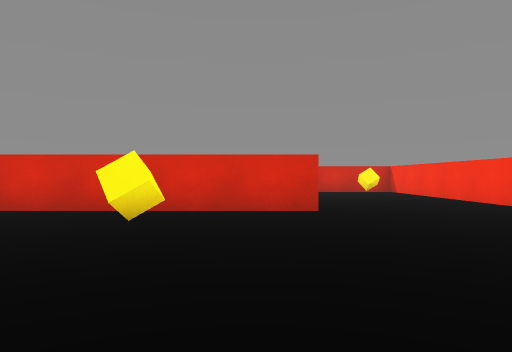
View 1 (above)

24 first-person views from a walk through a 3-D level made in the Unity game engine. The camera is 0.62 m above the floor, looks level and sees 70° across. The floor is counted in squares, 1 m on a side. Each view is taken from the middle of a square. On the plan, view 1 faces up. The plan holds only what a view shows up to about 10 squares ahead; the rest is blank. The player is left out.

View 2
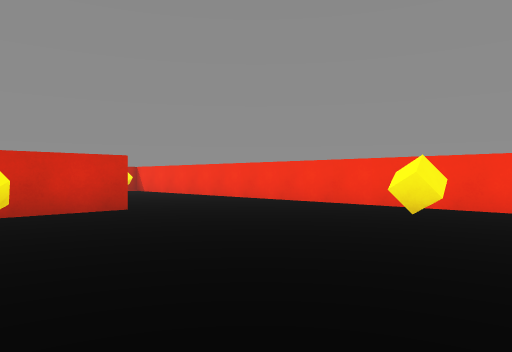

View 3
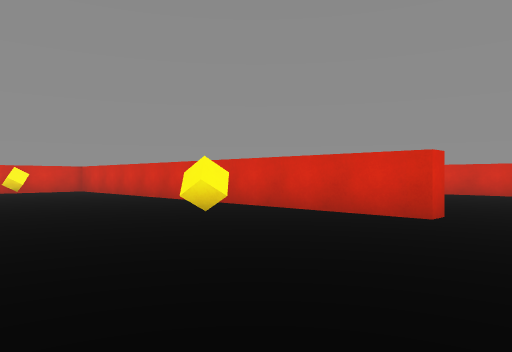

View 4
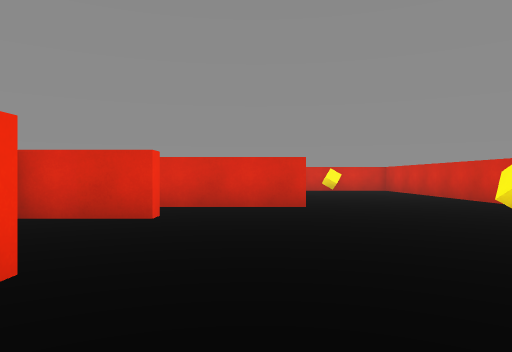

View 5
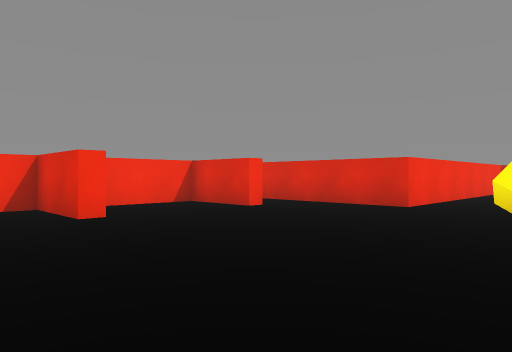

View 6
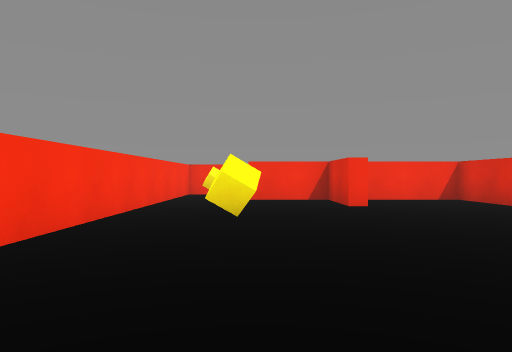

View 7
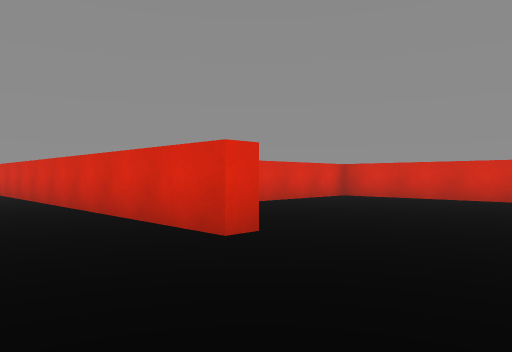

View 8
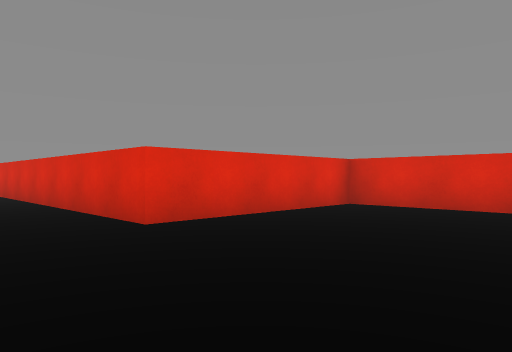

View 9
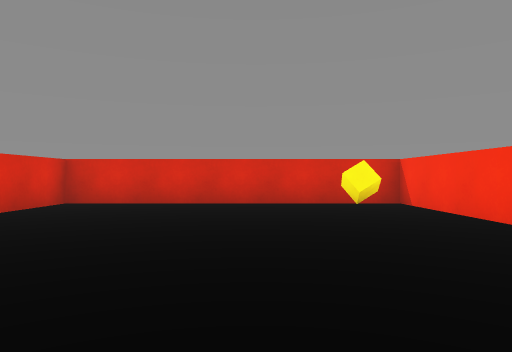

View 10
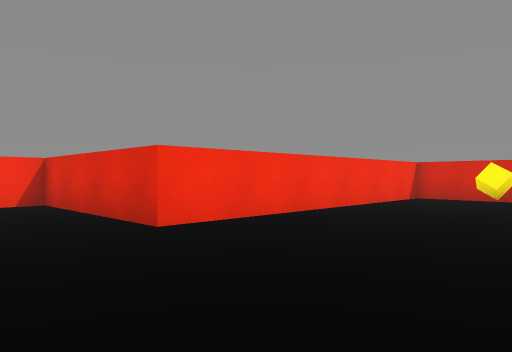

View 11
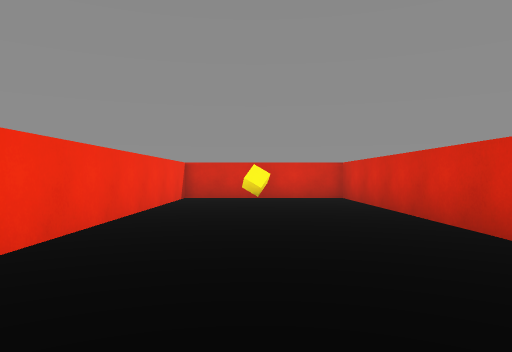

View 12
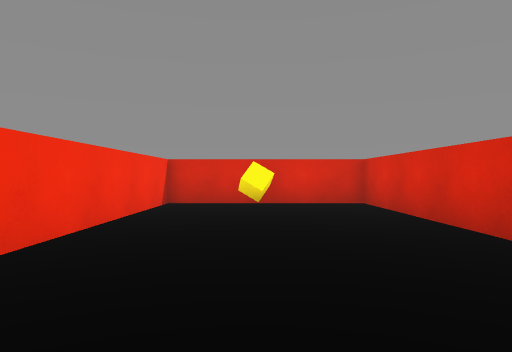

View 13
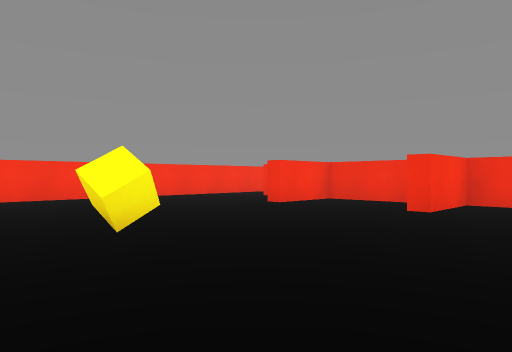

View 14
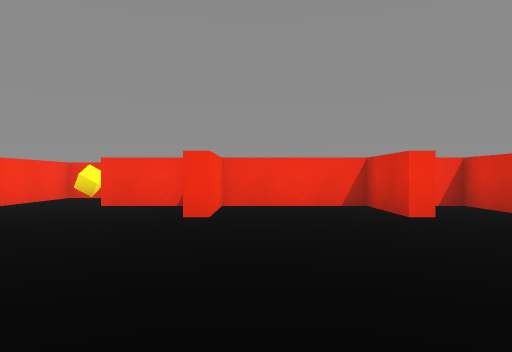

View 15
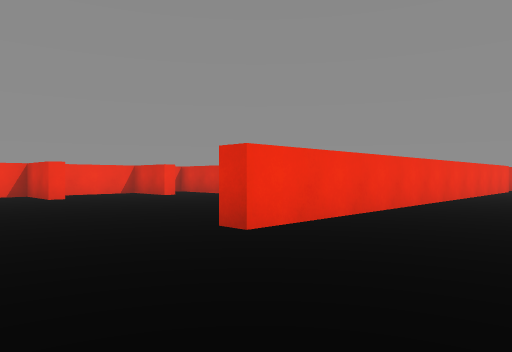

View 16
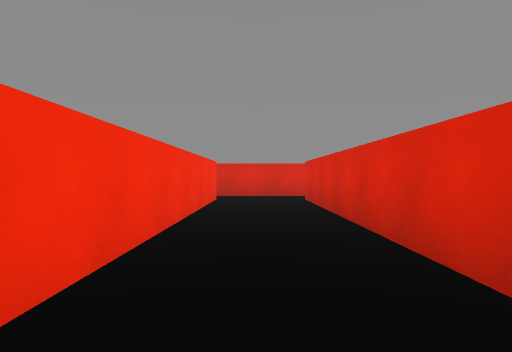

View 17
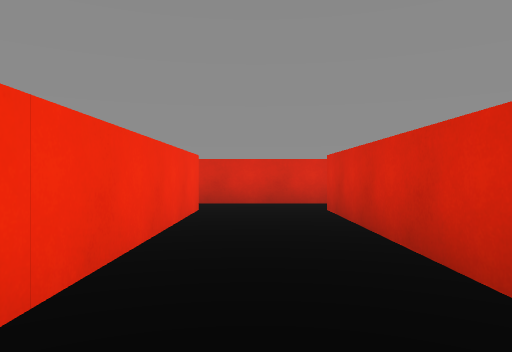

View 18
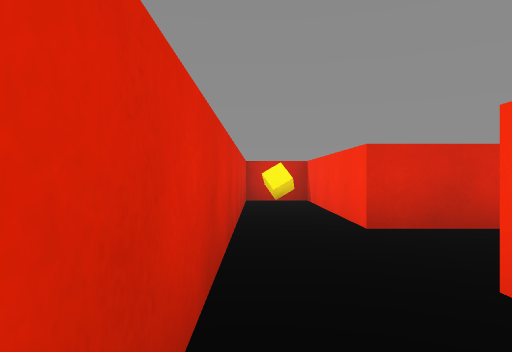

View 19
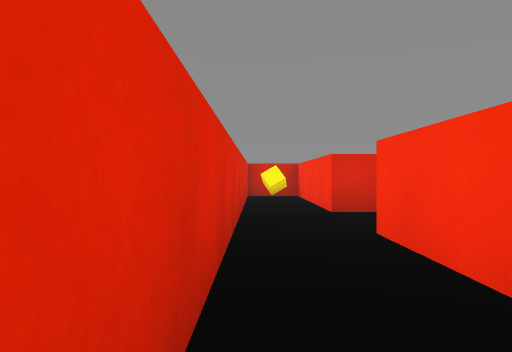

View 20
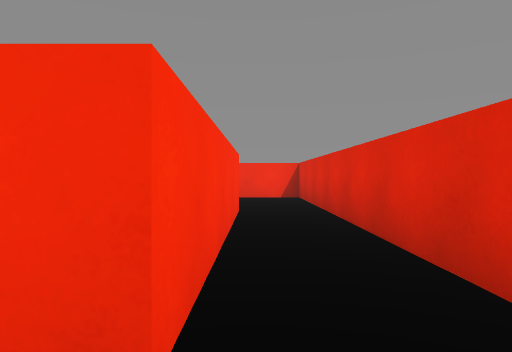

View 21
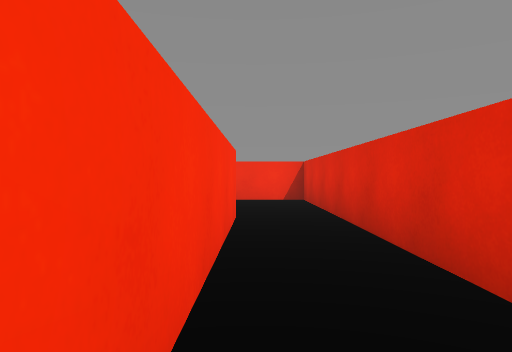

View 22
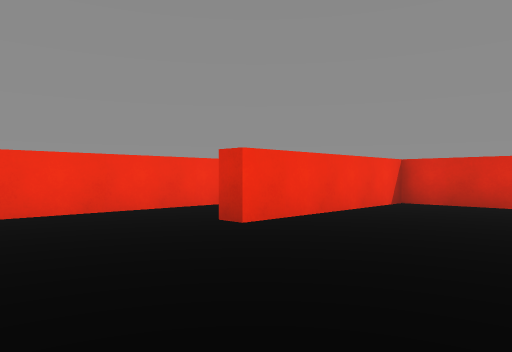

View 23
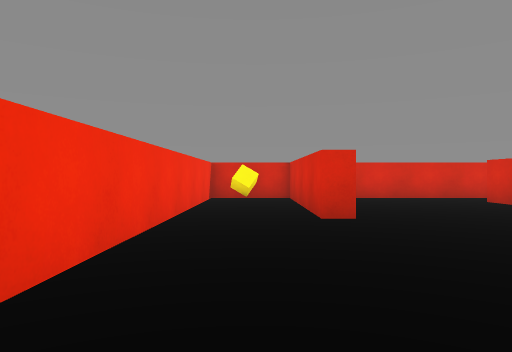

View 24
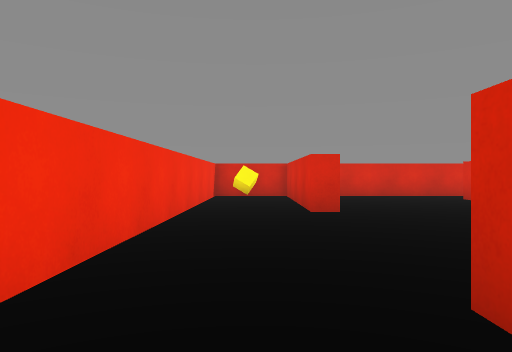

### Floor plan
Points are (right, up) in squares from view 1. A wall is a line through its corners. A room is listed if a view was taken in it or the views show most of it. See-through windows are left out.
Room 1 (views 1, 2, 3, 4, 5, 6, 7, 8, 9, 10, 11, 12, 13, 14, 15, 16, 17, 18, 19, 20, 21)
walls: (-12.7, 1.5) (-12.7, 7) (1.1, 7) (1.1, 6.5) (-12.3, 6.5) (-12.3, 2) (-4.3, 2) (-4.3, -2.5) (-2.7, -2.5) (-2.7, -0.5) (-2.3, -0.5) (-2.3, -2.5) (0.7, -2.5) (0.7, -0.5) (1.1, -0.5) (1.1, -2.5) (3.2, -2.5); (5.3, -2.5) (5.3, 14.3) (-2.3, 14.3) (-2.3, 9.3) (-12.7, 9.3) (-12.7, 14.3) (-14.2, 14.3); (-14.3, 13.5) (-14.3, 1.5)
ways out: opening at (-13.5, 2) to room 2; opening at (4, -3)
objects: cube (-14, 13); cube (-11, 4); cube (-1, 4); cube (3, 2); cube (4, 13)
Room 2 (views 22, 23, 24)
walls: (-11.9, 1.5) (-12.7, 1.5); (-14.3, 1.5) (-14.3, -2.5) (-9.3, -2.5) (-9.3, -3) (-13.9, -3); (-14, -5.2) (-4.8, -5.2)
ways out: opening at (-13.5, 2) to room 1
objects: cube (-14, -4)

Positions as (right, up) in squares from view 1, and headings:
1: (0, 0), facing up
2: (-2, 0), facing up-right
3: (3, 1), facing up-left
4: (3, 1), facing left
5: (3, 5), facing down-left
6: (3, 7), facing down
7: (4, 4), facing up-left
8: (2, 7), facing up-left
9: (2, 6), facing up
10: (-2, 6), facing down-left
11: (-2, 4), facing left
12: (-4, 4), facing left
13: (-5, 6), facing down-right
14: (0, 5), facing down
15: (4, 10), facing down-left
16: (-3, 8), facing left
17: (-6, 8), facing left
18: (-14, 5), facing up
19: (-14, 3), facing up
20: (-13, 8), facing down
21: (-13, 7), facing down
22: (-6, 1), facing down-left
23: (-4, -4), facing left
24: (-3, -4), facing left
